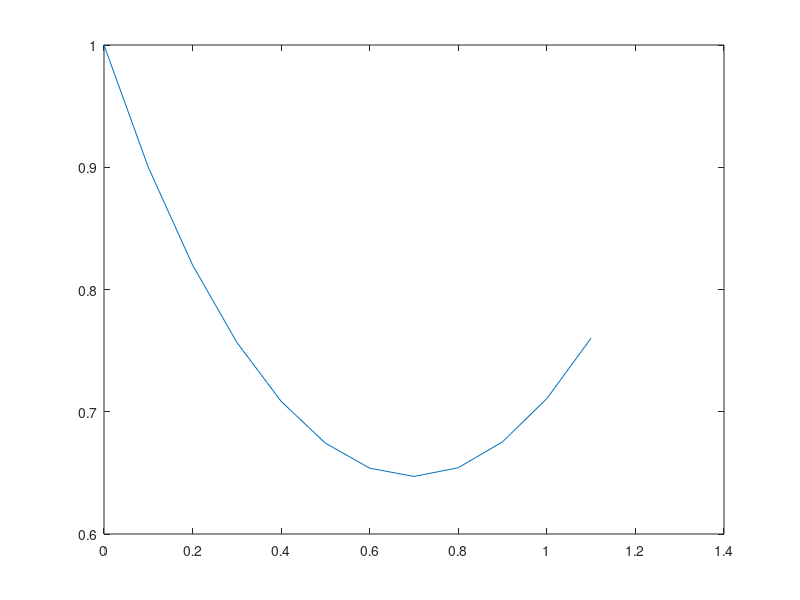

This figure's MATLAB source:
%Name: Promi Mojumder
%Reg No: 2019831038
%Assignment: Euler Method

clear all;
clc;

%Given Values
x0 = 0; %initial value of independent variables
y0 = 1; %initial value of dependent variables
xf = 1; %point in which you want to evaluate the solution
h = 0.1 % step size
x(1) = x0;
y(1) = y0;
i = 1;

for j = x0:h:xf
  i = i+1;
  f(i-1) = x(i-1)*x(i-1) - y(i-1)*y(i-1); %f(x,y) = x^2 - y^2
  x(i) = x(i-1) + h;
  y(i) = y(i-1) + h*f(i-1);
  fprintf('y(%.2f) = %.4f\n', x(i-1), y(i-1))
end;

plot(x,y)
